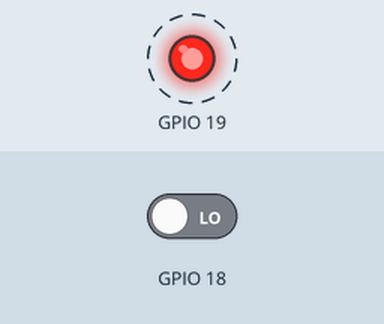
Recording of a sketch running on a simulated ESP32. On the bench: output pins drawn as LEDs (lit = HIGH). Dashed ring = blinking. The test bench sets the inputs (shaded band); at power-on: GPIO 18 LOW. What the sketch prints to the serial monitor is not drawn.

Above: at 0.1 s.
Timing chart, 0 to 3.0 s (numbered marks = the images above):
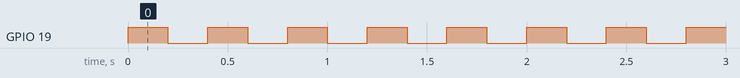

Measured:
- by itself, GPIO 19: alternates HIGH for 0.20 s and LOW for 0.20 s

The sketch:

sketch.ino
```cpp
void setup() {
  // put your setup code here, to run once:
  Serial.begin(115200);
  Serial.println("Hello, ESP32!");
pinMode(19, OUTPUT);
pinMode(18, INPUT);
}

void loop() {
  // put your main code here, to run repeatedly:
  digitalWrite(19, HIGH);
  delay(200); // this speeds up the simulation
  digitalWrite(19, LOW);
  Serial.println(digitalRead(18));
  delay(200);
}
```
